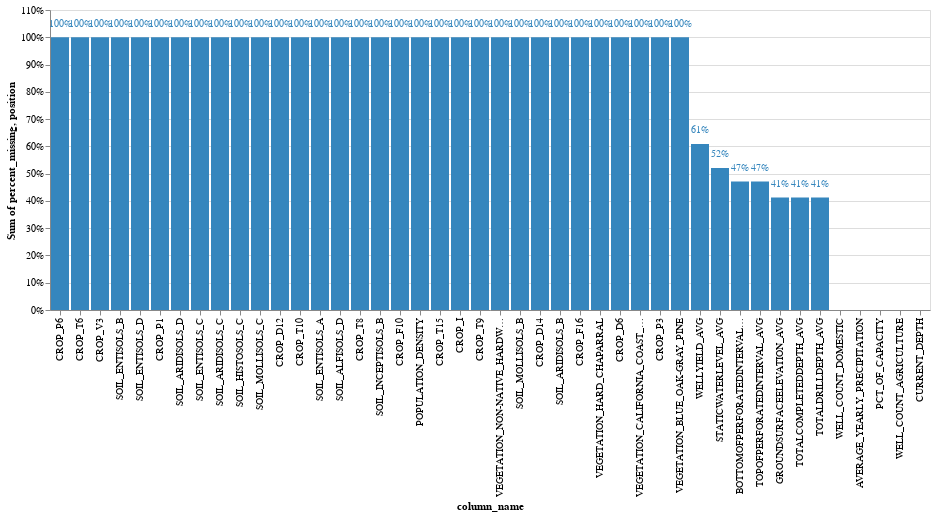

The notebook cell this image was saved under:
### Markdown cell above
##### Note that in the prediction set unlike the train and test set, POPULATION_DENSITY is an additional column that is missing values

### Code cell
draw_missing_data_chart(X_pred)

### Figure 1 — Vega-Lite specification as saved in the notebook (floating-point values rounded to 4 significant figures)
{"config": {"view": {"continuousWidth": 400, "continuousHeight": 300}}, "layer": [{"mark": {"type": "bar", "color": "#3586BD"}, "encoding": {"color": {"value": "#3586BD"}, "tooltip": [{"field": "column_name", "type": "nominal"}, {"field": "percent_missing", "type": "quantitative"}], "x": {"field": "column_name", "sort": ["CROP_P6", "CROP_T6", "CROP_V3", "SOIL_ENTISOLS_B", "SOIL_ENTISOLS_D", "CROP_P1", "SOIL_ARIDISOLS_D", "SOIL_ENTISOLS_C", "SOIL_ARIDISOLS_C", "SOIL_HISTOSOLS_C", "SOIL_MOLLISOLS_C", "CROP_D12", "CROP_T10", "SOIL_ENTISOLS_A", "SOIL_ALFISOLS_D", "CROP_T8", "SOIL_INCEPTISOLS_B", "CROP_F10", "POPULATION_DENSITY", "CROP_T15", "CROP_I", "CROP_T9", "VEGETATION_NON-NATIVE_HARDWOOD_FOREST", "SOIL_MOLLISOLS_B", "CROP_D14", "SOIL_ARIDISOLS_B", "CROP_F16", "VEGETATION_HARD_CHAPARRAL", "CROP_D6", "VEGETATION_CALIFORNIA_COAST_LIVE_OAK", "CROP_P3", "VEGETATION_BLUE_OAK-GRAY_PINE", "WELLYIELD_AVG", "STATICWATERLEVEL_AVG", "BOTTOMOFPERFORATEDINTERVAL_AVG", "TOPOFPERFORATEDINTERVAL_AVG", "GROUNDSURFACEELEVATION_AVG", "TOTALCOMPLETEDDEPTH_AVG", "TOTALDRILLDEPTH_AVG", "WELL_COUNT_DOMESTIC", "AVERAGE_YEARLY_PRECIPITATION", "PCT_OF_CAPACITY", "WELL_COUNT_AGRICULTURE", "CURRENT_DEPTH"], "type": "nominal"}, "y": {"aggregate": "sum", "axis": {"format": "%"}, "field": "percent_missing", "stack": "normalize", "type": "quantitative"}}}, {"mark": {"type": "text", "align": "center", "color": "black", "fontSize": 10}, "encoding": {"color": {"value": "#3586BD"}, "text": {"field": "percent_missing", "format": ".0%", "type": "quantitative"}, "tooltip": [{"field": "column_name", "type": "nominal"}, {"field": "percent_missing", "type": "quantitative"}], "x": {"field": "column_name", "sort": ["CROP_P6", "CROP_T6", "CROP_V3", "SOIL_ENTISOLS_B", "SOIL_ENTISOLS_D", "CROP_P1", "SOIL_ARIDISOLS_D", "SOIL_ENTISOLS_C", "SOIL_ARIDISOLS_C", "SOIL_HISTOSOLS_C", "SOIL_MOLLISOLS_C", "CROP_D12", "CROP_T10", "SOIL_ENTISOLS_A", "SOIL_ALFISOLS_D", "CROP_T8", "SOIL_INCEPTISOLS_B", "CROP_F10", "POPULATION_DENSITY", "CROP_T15", "CROP_I", "CROP_T9", "VEGETATION_NON-NATIVE_HARDWOOD_FOREST", "SOIL_MOLLISOLS_B", "CROP_D14", "SOIL_ARIDISOLS_B", "CROP_F16", "VEGETATION_HARD_CHAPARRAL", "CROP_D6", "VEGETATION_CALIFORNIA_COAST_LIVE_OAK", "CROP_P3", "VEGETATION_BLUE_OAK-GRAY_PINE", "WELLYIELD_AVG", "STATICWATERLEVEL_AVG", "BOTTOMOFPERFORATEDINTERVAL_AVG", "TOPOFPERFORATEDINTERVAL_AVG", "GROUNDSURFACEELEVATION_AVG", "TOTALCOMPLETEDDEPTH_AVG", "TOTALDRILLDEPTH_AVG", "WELL_COUNT_DOMESTIC", "AVERAGE_YEARLY_PRECIPITATION", "PCT_OF_CAPACITY", "WELL_COUNT_AGRICULTURE", "CURRENT_DEPTH"], "type": "nominal"}, "y": {"field": "position", "type": "quantitative"}}, "transform": [{"calculate": "datum.percent_missing + 0.05 * datum.percent_missing / abs(datum.percent_missing)", "as": "position"}]}], "data": {"name": "data-99301a913960a47ded608a3b6059c847"}, "$schema": "https://vega.github.io/schema/vega-lite/v4.17.0.json", "datasets": {"data-99301a913960a47ded608a3b6059c847": [{"column_name": "CROP_P6", "percent_missing": 1.0}, {"column_name": "CROP_T6", "percent_missing": 1.0}, {"column_name": "CROP_V3", "percent_missing": 1.0}, {"column_name": "SOIL_ENTISOLS_B", "percent_missing": 1.0}, {"column_name": "SOIL_ENTISOLS_D", "percent_missing": 1.0}, {"column_name": "CROP_P1", "percent_missing": 1.0}, {"column_name": "SOIL_ARIDISOLS_D", "percent_missing": 1.0}, {"column_name": "SOIL_ENTISOLS_C", "percent_missing": 1.0}, {"column_name": "SOIL_ARIDISOLS_C", "percent_missing": 1.0}, {"column_name": "SOIL_HISTOSOLS_C", "percent_missing": 1.0}, {"column_name": "SOIL_MOLLISOLS_C", "percent_missing": 1.0}, {"column_name": "CROP_D12", "percent_missing": 1.0}, {"column_name": "CROP_T10", "percent_missing": 1.0}, {"column_name": "SOIL_ENTISOLS_A", "percent_missing": 1.0}, {"column_name": "SOIL_ALFISOLS_D", "percent_missing": 1.0}, {"column_name": "CROP_T8", "percent_missing": 1.0}, {"column_name": "SOIL_INCEPTISOLS_B", "percent_missing": 1.0}, {"column_name": "CROP_F10", "percent_missing": 1.0}, {"column_name": "POPULATION_DENSITY", "percent_missing": 1.0}, {"column_name": "CROP_T15", "percent_missing": 1.0}, {"column_name": "CROP_I", "percent_missing": 1.0}, {"column_name": "CROP_T9", "percent_missing": 1.0}, {"column_name": "VEGETATION_NON-NATIVE_HARDWOOD_FOREST", "percent_missing": 1.0}, {"column_name": "SOIL_MOLLISOLS_B", "percent_missing": 1.0}, {"column_name": "CROP_D14", "percent_missing": 1.0}, {"column_name": "SOIL_ARIDISOLS_B", "percent_missing": 1.0}, {"column_name": "CROP_F16", "percent_missing": 1.0}, {"column_name": "VEGETATION_HARD_CHAPARRAL", "percent_missing": 1.0}, {"column_name": "CROP_D6", "percent_missing": 1.0}, {"column_name": "VEGETATION_CALIFORNIA_COAST_LIVE_OAK", "percent_missing": 1.0}, {"column_name": "CROP_P3", "percent_missing": 1.0}, {"column_name": "VEGETATION_BLUE_OAK-GRAY_PINE", "percent_missing": 1.0}, {"column_name": "WELLYIELD_AVG", "percent_missing": 0.6088}, {"column_name": "STATICWATERLEVEL_AVG", "percent_missing": 0.5209}, {"column_name": "BOTTOMOFPERFORATEDINTERVAL_AVG", "percent_missing": 0.4707}, {"column_name": "TOPOFPERFORATEDINTERVAL_AVG", "percent_missing": 0.4707}, {"column_name": "GROUNDSURFACEELEVATION_AVG", "percent_missing": 0.4121}, {"column_name": "TOTALCOMPLETEDDEPTH_AVG", "percent_missing": 0.4121}, {"column_name": "TOTALDRILLDEPTH_AVG", "percent_missing": 0.4121}, {"column_name": "WELL_COUNT_DOMESTIC", "percent_missing": 0.0}, {"column_name": "AVERAGE_YEARLY_PRECIPITATION", "percent_missing": 0.0}, {"column_name": "PCT_OF_CAPACITY", "percent_missing": 0.0}, {"column_name": "WELL_COUNT_AGRICULTURE", "percent_missing": 0.0}, {"column_name": "CURRENT_DEPTH", "percent_missing": 0.0}]}}
